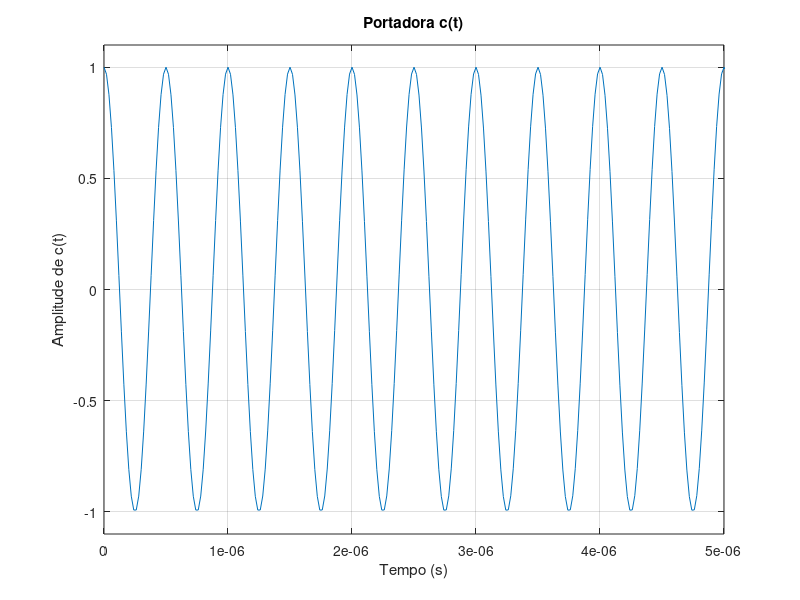
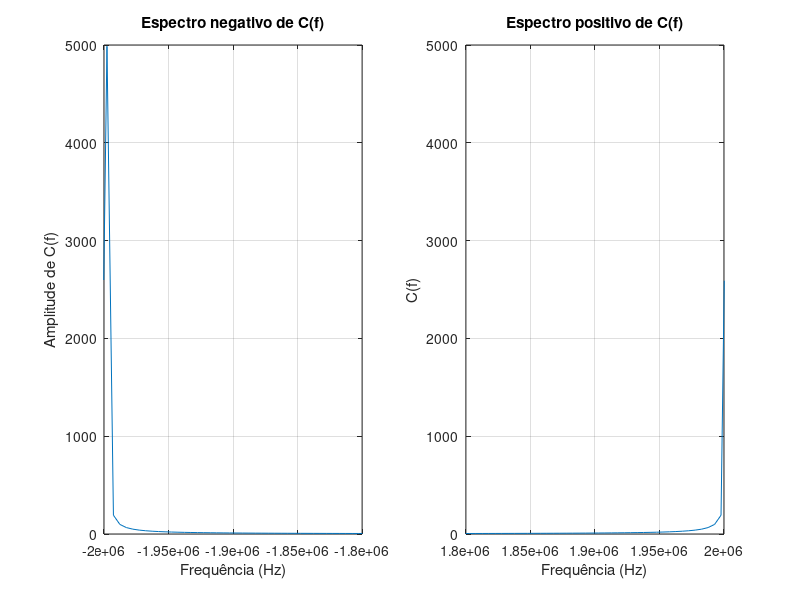
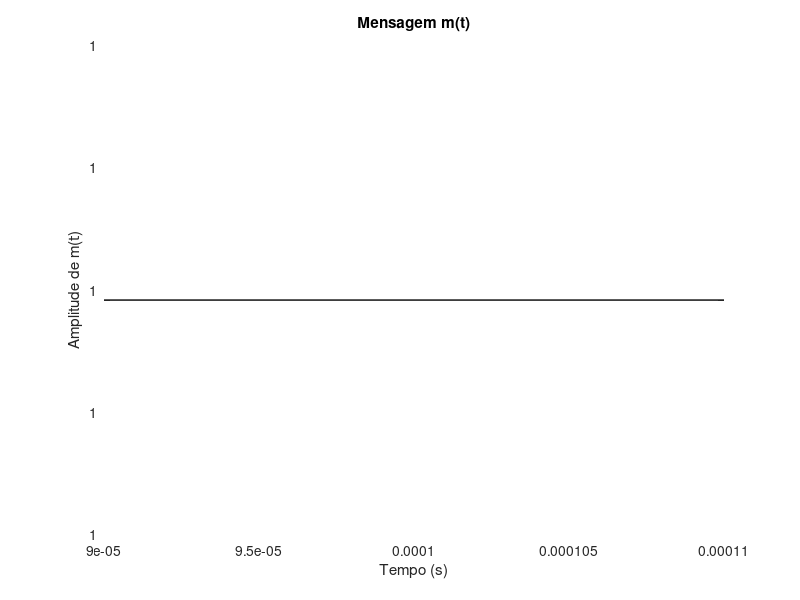

These figures' MATLAB source, in order: (Note: this script raises an error after producing the figures.)
%%%%%%%%%%%%%%%%%%%%%%%%%%%%%%% PCOM SEL 0616 %%%%%%%%%%%%%%%%%%%%%%%%%%%%%

%Carlos Henrique Hannas de Carvalho, nUSP: 11965988
%Gabriel Aguilar Soares de Melo, nUSP: 11915432
%Pedro Antonio Bruno Grando, nUSP: 12547166

%%%%%%%%%%%%%%%%%%%%%%%%%%%%%%%%%%%%%%%%%%%%%%%%%%%%%%%%%%%%%%%%%%%%%%%%%%%

close all
clear all

%%%%%%%%%%%%%%%%%%%%%%%%%%%%% DADOS INICIAIS %%%%%%%%%%%%%%%%%%%%%%%%%%%%%%

f_c = 2 * 10^6;                                                            %Frequencia da portadora (Hz)
f_samp = 50 * 10^6;                                                        %Frequencia de amostragem (Hz)

t_0 = 0;                                                                   %Tempo inicial (s)
t_f = 200 * 10^-6;                                                         %Tempo final (s)

N = f_samp * (t_f - t_0);                                                  %Quantidade de amostragens, no intervalo total de tempo

t = linspace(t_0, t_f, round(N));                                          %Vetor de tempo, com N amostras
f = linspace(-f_samp/2, f_samp/2, N);                                      %Vetor de frequencia, com N amostras

%%%%%%%%%%%%%%%%%%%%%%%%%%%%%%% EXERCICIO 1 %%%%%%%%%%%%%%%%%%%%%%%%%%%%%%%

%Intervalo de amplitude para plot no grafico
A_min = -1.1;                                                              %Amplitude minima para plot do exercicio 1 
A_max = 1.1;                                                               %Amplitude maxima para plot do exercicio 1

%Intervalo de tempo para plot no grafico
t_min = 0;                                                                 %Tempo minimo para plot do exercicio 1 (s)
t_max = 5 * 10^-6;                                                         %Tempo maximo para plot do exercicio 1 (s)

c_t = cos(2 * pi * f_c * t);                                               %Funcao da portadora c(t)

%Plot da portadora c(t)
figure
plot(t, c_t)
xlabel('Tempo (s)')
ylabel('Amplitude de c(t)')
xlim([t_min, t_max])                                                       %Intervalo de tempo do grafico
ylim([A_min, A_max])                                                       %Intervalo de amplitude do grafico 
title('Portadora c(t)');
grid on

%%%%%%%%%%%%%%%%%%%%%%%%%%%%%%%%%%%%%%%%%%%%%%%%%%%%%%%%%%%%%%%%%%%%%%%%%%%

%%%%%%%%%%%%%%%%%%%%%%%%%%%%%%% EXERCICIO 2 %%%%%%%%%%%%%%%%%%%%%%%%%%%%%%%

%Intervalo de frequencia para subplot negativo no grafico
f_neg_min = -2 * 10^6;                                                     %Frequencia minima negativa para subplot do exercicio 2 (Hz)
f_neg_max = -1.8 * 10^6;                                                   %Frequencia maxima negativa para subplot do exercicio 2 (Hz)

%Intervalo de frequencia para subplot positivo no grafico
f_pos_min = 1.8 * 10^6;                                                    %Frequencia minima negativa para subplot do exercicio 2 (Hz)
f_pos_max = 2 * 10^6;                                                      %Frequencia maxima positiva para subplot do exercicio 2 (Hz)

C_f = fft(c_t);                                                            %C(f): Transformada de Fourier de c(t)

%Plot dos espectros negativo e positivo
figure
subplot(1,2,1)                                                             %Posicao do espectro negativo no grafico
plot(f, fftshift(abs(C_f)))
xlabel('Frequência (Hz)')
ylabel('Amplitude de C(f)')
xlim([f_neg_min, f_neg_max])                                               %Intervalo de frequencia do espectro negativo no grafico
title('Espectro negativo de C(f)')
grid on

subplot(1,2,2)                                                             %Posicao do espectro positivo no grafico
plot(f, fftshift(abs(C_f)))
xlabel('Frequência (Hz)')
ylabel('C(f)')
xlim([f_pos_min, f_pos_max])                                               %Intervalo de frequencia do espectro positivo no grafico
title('Espectro positivo de C(f)')
grid on

%%%%%%%%%%%%%%%%%%%%%%%%%%%%%%%%%%%%%%%%%%%%%%%%%%%%%%%%%%%%%%%%%%%%%%%%%%%

%%%%%%%%%%%%%%%%%%%%%%%%%%%%%%% EXERCICIO 3 %%%%%%%%%%%%%%%%%%%%%%%%%%%%%%%

%Intervalo de tempo para plot no grafico
t_min = 90 * 10^-6;                                                        %Tempo minimo para plot do exercicio 3 (s)
t_max = 110 * 10^-6;                                                       %Tempo maximo para plot do exercicio 3 (s)

m1_t = sinc(t - (100 * 10^-6));                                            %Funcao da mensagem m(t)

%Plot da mensagem m(t)
figure
plot(t, m1_t);
xlabel('Tempo (s)')
ylabel('Amplitude de m(t)')
xlim([t_min, t_max])                                                       %Intervalo de tempo do grafico
title('Mensagem m(t)')
grid on

%%%%%%%%%%%%%%%%%%%%%%%%%%%%%%%%%%%%%%%%%%%%%%%%%%%%%%%%%%%%%%%%%%%%%%%%%%%

%%%%%%%%%%%%%%%%%%%%%%%%%%%%%%% EXERCICIO 4 %%%%%%%%%%%%%%%%%%%%%%%%%%%%%%%

%Intervalo de frequencia para plot no grafico
f_min = -2 * 10^6;                                                         %Frequencia minima para plot do exercicio 4 (Hz)
f_max = 2 * 10^6;                                                          %Frequencia maxima para plot do exercicio 4 (Hz)

M1_f = fft(m1_t);                                                            %M(f): Transformada de Fourier de m(t)

LMP = powerbw(abs(M1_f), f);                                                %Calcula Largura de Meia Potencia (LMP)

%Plot do espectro de M(f)
figure
plot(f, (fftshift(abs(M1_f))));
xlabel('Frequência (Hz)')
ylabel('Amplitude de M(f)')
xlim([f_min, f_max])                                                       %Intervalo de frequencia no grafico
title('Espectro de M(f)')
grid on

%%%%%%%%%%%%%%%%%%%%%%%%%%%%%%%%%%%%%%%%%%%%%%%%%%%%%%%%%%%%%%%%%%%%%%%%%%%

%%%%%%%%%%%%%%%%%%%%%%%%%%%%%%% EXERCICIO 5 %%%%%%%%%%%%%%%%%%%%%%%%%%%%%%%

%Intervalo de tempo para plot no grafico
t_min = 90 * 10^-6;                                                        %Tempo minimo para plot do exercicio 5 (s)
t_max = 110 * 10^-6;                                                       %Tempo maximo para plot do exercicio 5 (s)

s_t = c_t .* m1_t;                                                          %Funcao do sinal modulado s(t)

%Plot do sinal modulado de s(t)
figure
plot(t, s_t);
xlabel('Tempo (s)')
ylabel('Amplitude de s(t)')
xlim([t_min, t_max])                                                       %Intervalo de tempo no grafico
ylim([A_min, A_max])                                                       %Intervalo de amplitude no grafico
title('Sinal modulado s(t)')
grid on

%%%%%%%%%%%%%%%%%%%%%%%%%%%%%%%%%%%%%%%%%%%%%%%%%%%%%%%%%%%%%%%%%%%%%%%%%%%

%%%%%%%%%%%%%%%%%%%%%%%%%%%%%%% EXERCICIO 6 %%%%%%%%%%%%%%%%%%%%%%%%%%%%%%%

%Intervalo de frequencia para plot no grafico
f_min = -5 * 10^6;                                                         %Frequencia minima para plot do exercicio 6 (Hz)
f_max = 5 * 10^6;                                                          %Frequencia maxima para plot do exercicio 6 (Hz)

S_f = fft(s_t);                                                            %S(f): Transformada de Fourier de s(t)

%Plot do sinal modulado de s(t)
figure
plot(f, fftshift(abs(S_f)));
xlabel('Frequência (Hz)')
ylabel('Amplitude de S(f)')
xlim([f_min, f_max])                                                       %Intervalo de tempo no grafico
ylim([0, 6000])
title('Espectro de S(f)')
grid on

%%%%%%%%%%%%%%%%%%%%%%%%%%%%%%%%%%%%%%%%%%%%%%%%%%%%%%%%%%%%%%%%%%%%%%%%%%%

%%%%%%%%%%%%%%%%%%%%%%%%%%%%%%% EXERCICIO 7 %%%%%%%%%%%%%%%%%%%%%%%%%%%%%%%

%Intervalo de frequencia para plot no grafico
f_min = -6 * 10^6;                                                         %Frequencia minima para plot do exercicio 7 (Hz)
f_max = 6 * 10^6;                                                          %Frequencia maxima para plot do exercicio 7 (Hz)

e_t = c_t .* s_t;                                                          %Funcao da demodulacao e(t)

E_f = fft(e_t);                                                            %E(f): Transformada de Fourier de e(t)

%Plot do sinal modulado de e(t)
figure
plot(f, fftshift(abs(E_f)));
xlabel('Frequência (Hz)')
ylabel('Amplitude de E(f)')
xlim([f_min, f_max])                                                       %Intervalo de frequencia no grafico
title('Espectro de E(f)')
grid on

%%%%%%%%%%%%%%%%%%%%%%%%%%%%%%%%%%%%%%%%%%%%%%%%%%%%%%%%%%%%%%%%%%%%%%%%%%%

%%%%%%%%%%%%%%%%%%%%%%%%%%%%%%% EXERCICIO 8 %%%%%%%%%%%%%%%%%%%%%%%%%%%%%%%

%Intervalo de frequencia para plot no grafico
f_min = -6 * 10^6;                                                         %Frequencia minima para plot do exercicio 8 (Hz)
f_max = 6 * 10^6;                                                          %Frequencia maxima para plot do exercicio 8 (Hz)

%Intervalo de frequencia para FPB aceitar
f_neg_min = -2 * 10^6;                                                     %Frequencia minima aceitavel pelo FPB (Hz)
f_pos_max = 2* 10^6;                                                       %Frequencia maxima aceitavel pelo FPB (Hz)

%Definicao de sistemas dinamicos
qsi = sqrt(2)/2;
w_n = 2 * pi * 2 * 10^6;
num = w_n^2;
den = [1 2*qsi*w_n w_n^2];

x_t = lsim(num, den, e_t, t);                                              %Resposta temporal x(t) simulada para o FPB
X_f = fft(x_t);                                                            %X(f): Transformada de Fourier de x(t)

FPB = zeros(1, N);                                                         %Inicializacao do FPB (filtro passa-baixa)
FPB(f >= f_neg_min & f <= f_pos_max) = 1;                                  %FPB aceita valores entre -2MHz e 2MHz

figure
subplot(1,2,1)
plot(fftshift(abs(X_f)))
xlim([f_min, f_max])                                                       %Intervalo de frequencia no grafico
ylim([0, 5500])
grid on
subplot(1,2,2)
plot(f, FPB, f, fftshift(abs(E_f)))
grid on

%%%%%%%%%%%%%%%%%%%%%%%%%%%%%%%%%%%%%%%%%%%%%%%%%%%%%%%%%%%%%%%%%%%%%%%%%%%

%%%%%%%%%%%%%%%%%%%%%%%%%%%%%%% EXERCICIO 9 %%%%%%%%%%%%%%%%%%%%%%%%%%%%%%%

m2_t = ifft(ifftshift(fftshift(X_f)));                                     %Recuperacao do sinal m'(t)

%Plot do sinal recuperado de m'(t)
figure
plot(t, m2_t)
xlabel('Tempo (s)')
ylabel('Amplitude de m''(t)')
xlim([t_min, t_max])                                                       %Intervalo de tempo no grafico
title('Sinal recuperado m''(t)')
grid on

coef = corrcoef(m1_t, m2_t);                                               %Coeficiente de relacao entre os sinais m(t) e m'(t)
fprintf('Coeficiente de relação entre os sinais: %.4f\n', coef(1,2));   

%%%%%%%%%%%%%%%%%%%%%%%%%%%%%%%%%%%%%%%%%%%%%%%%%%%%%%%%%%%%%%%%%%%%%%%%%%%
